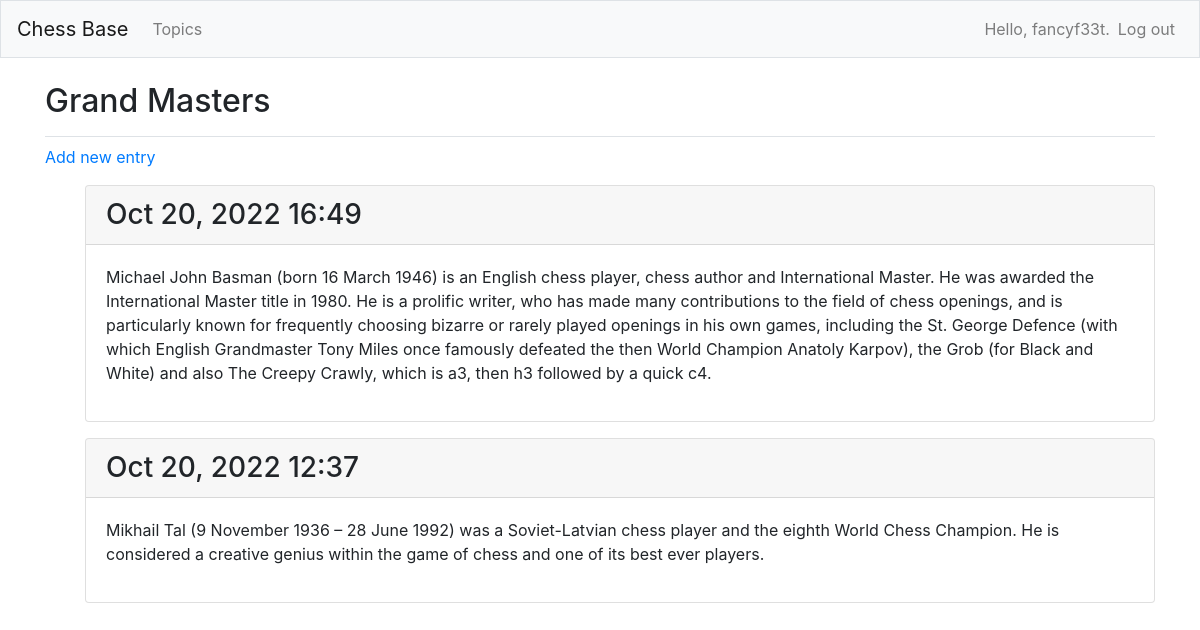
The page /topics/2/ (signed in) on the database its author committed.
### chess_bases/models.py (models this page shows)
class Topic(models.Model):
    text = models.CharField(max_length=200)
    date_added = models.DateTimeField(auto_now_add=True)
    owner = models.ForeignKey(User, on_delete=models.CASCADE)
    def __str__(self):
        return self.text

class Entry(models.Model):
    topic = models.ForeignKey(Topic, on_delete=models.CASCADE)
    text = models.TextField()
    date_added = models.DateTimeField(auto_now_add=True)
    class Meta:
        verbose_name_plural = 'entries'

### chess_bases/views.py (the view)
# urls.py: path('topics/<int:topic_id>/', views.topic, name='topic'),
@login_required
def topic(request, topic_id):
    topic = Topic.objects.get(id=topic_id)
    if topic.owner != request.user:
        raise Http404
    entries = topic.entry_set.order_by('-date_added')
    context = {'topic': topic, 'entries': entries}
    return render(request, 'chess_bases/topic.html', context)

### chess_bases/templates/chess_bases/topic.html (shortened to what this page needs)
{% extends 'chess_bases/base.html' %}
{% block page_header %}
<h2>{{ topic }}</h2>
{% endblock page_header %}
{% block content %}
<p>
    <a href="{% url 'chess_bases:new_entry' topic.id %}">Add new entry</a>
</p>
<ul>
    {% for entry in entries %}
    <div class="card mb-3">
        <h3 class="card-header">
            {{ entry.date_added|date:'M d, Y H:i' }}
        </h3>
        <div class="card-body">
            {{ entry.text|linebreaks }}
        </div>
    </div>
    {% empty %}
    <p>There are no entries for this topic yet...</p>
    {% endfor %}
</ul>
{% endblock content %}

### chess_bases/templates/chess_bases/base.html (shortened to what this page needs)
{% load bootstrap4 %}
<!DOCTYPE html>
<html lang="en">
<head>
    {% bootstrap_css %}
</head>
<body>
    <nav class="navbar navbar-expand-md navbar-light bg-light mb-4 border">
        <a href="{% url 'chess_bases:index'%}" class="navbar-brand">Chess Base</a>
        <div class="collapse navbar-collapse" id="navbarCollapse">
            <ul class="navbar-nav mr-auto">
                <li class="nav-item"><a href="{% url 'chess_bases:topics'%}" class="nav-link">Topics</a></li>
            </ul>
            <ul class="navbar-nav ml-auto">
                {% if user.is_authenticated %}
                <li class="nav-item">
                    <span class="navbar-text">Hello, {{ user.username }}.</span>
                </li>
                <li class="nav-item"><a href="{% url 'users:logout' %}" class="nav-link">Log out</a></li>
                {% else %}
                <li class="nav-item"><a href="{% url 'users:register' %}" class="nav-link">Register</a></li>
                <li class="nav-item"><a href="{% url 'users:login' %}" class="nav-link">Log in</a></li>
                {% endif %}
            </ul>
        </div>
    </nav>
    <main role="main" class="container">
        <div class="pb-2 mb-2 border-bottom">
            {% block page_header %}{% endblock page_header %}
        </div>
        <div>
            {% block content %}{% endblock content %}
        </div>
    </main>
</body>
</html>

### rows shown on the page
Topic: text "Grand Masters"
Entry: date_added "Oct 20, 2022 16:49", text "Michael John Basman (born 16 March 1946) is an English chess player, chess author and International Master. He was awarded the International Master title in 1980. He is a prolific writer, who has made many contributions to the field of chess openings, and is particularly known for frequently choosing bizarre or rarely played openings in his own games, including the St. George Defence (with which English Grandmaster Tony Miles once famously defeated the then World Champion Anatoly Karpov), the Grob (for Black and White) and also The Creepy Crawly, which is a3, then h3 followed by a quick c4."
Entry: date_added "Oct 20, 2022 12:37", text "Mikhail Tal (9 November 1936 – 28 June 1992) was a Soviet-Latvian chess player and the eighth World Chess Champion. He is considered a creative genius within the game of chess and one of its best ever players."

### other values the page prints
{{ user.username }} "fancyf33t"
